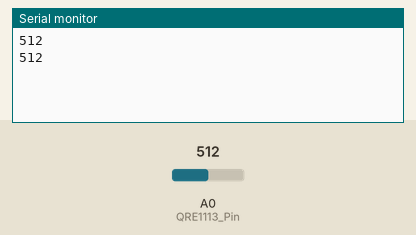
The sketch below on a simulated Arduino Uno, built with avr-gcc and run on an emulated ATmega328P. On the bench: the last lines printed to the serial monitor. The test bench sets the inputs (shaded band); at power-on: A0 (QRE1113_Pin) = 512.

Above: at 1.8 s.
1.9 s: A0 (QRE1113_Pin) set to 716
At 2.8 s:
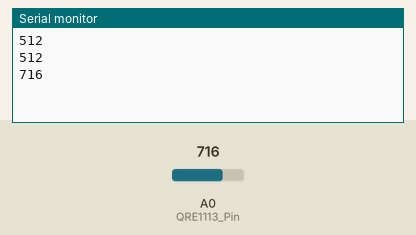
3.4 s: A0 (QRE1113_Pin) set to 900
At 4.7 s:
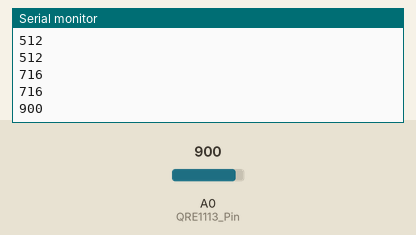
Timing chart, 0 to 6.4 s (numbered marks = the images above; inputs shaded):
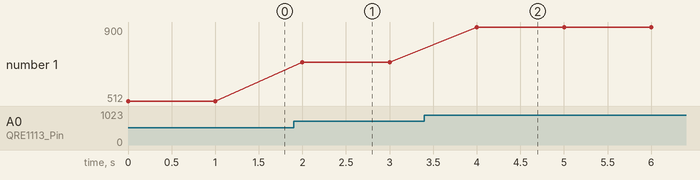

Measured:
- after the input at 1.9 s, the serial monitor: prints a new line after 0.10 s (image 1)
- after the input at 3.4 s, the serial monitor: prints a new line after 0.60 s (image 2)
- plotted number 1: 512 → 716 after the input at 1.9 s, 716 → 900 after the input at 3.4 s

The sketch:

QRE1113.ino
```cpp
int QRE1113_Pin = A0;

void setup()
{
Serial.begin(9600);
}

void loop()
{
int QRE_Value = analogRead(QRE1113_Pin);
Serial.println(QRE_Value);
delay(1000);
}
```
